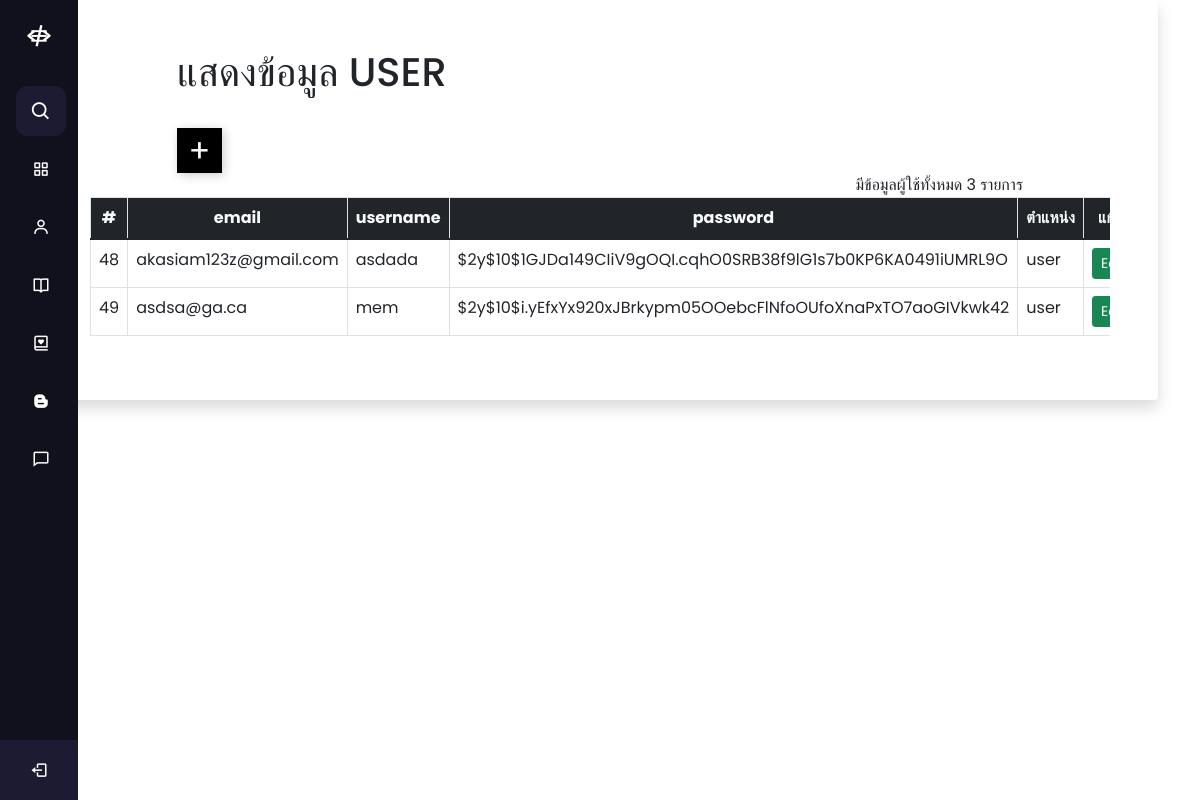
The page /Backend/backend/php/user.php on the database its author committed.
### tables this page shows
CREATE TABLE IF NOT EXISTS `life_user` (
  `id` int(10) NOT NULL AUTO_INCREMENT,
  `img` varchar(255) NOT NULL,
  `email` varchar(255) NOT NULL,
  `username` varchar(50) NOT NULL,
  `password` varchar(255) NOT NULL,
  `urole` varchar(255) NOT NULL,
  `dateset` timestamp NOT NULL DEFAULT current_timestamp(),
  PRIMARY KEY (`id`) USING BTREE
);

### Backend/backend/php/user.php (the view, shortened to what this page needs)
<?php
require_once("../php/config/connection.php")
?>
<!DOCTYPE html>
<html lang="en" dir="ltr">
  <head>
    <link rel="stylesheet" href="/Backend/backend/css/all_bbp.css" />
    <link href="https://cdn.jsdelivr.net/npm/bootstrap@5.1.3/dist/css/bootstrap.min.css" rel="stylesheet">
    <link href="https://unpkg.com/boxicons@2.0.7/css/boxicons.min.css" rel="stylesheet" />
  </head>
  <body>
    <div class="sidebar">
      <div class="logo-details">
        <i class='bx bx-code-alt'></i>
        <i class="bx bx-menu" id="btn"></i>
      </div>
      <ul class="nav-list">
        <li>
          <i class="bx bx-search"></i>
        </li>
        <li>
          <a href="/Backend/backend/index.php">
            <i class="bx bx-grid-alt"></i>
          </a>
        </li>
        <li>
          <a href="/Backend/backend/php/user.php">
            <i class="bx bx-user"></i>
          </a>
        </li>
        <li>
          <a href="/Backend/backend/php/book.php">
            <i class="bx bx-book-open"></i>
          </a>
        </li>
        <li>
          <a href="/Backend/backend/php/podcat.php">
            <i class="bx bx-book-heart"></i>
          </a>
        </li>
        <li>
          <a href="/Backend/backend/php/blog.php">
            <i class="bx bxl-blogger"></i>
          </a>
        </li>
        <li>
        <li>
          <a href="../php/comment/comment.php">
            <i class='bx bx-comment'></i>
          </a>
        </li>
        <li class="profile">
          <div class="profile-details">
            <div class="name_job">
              <div class="name">admin life lesson</div>
              <div class="job">Devloper</div>
            </div>
          </div>
          <a href="../php/page/life_out.php"><i class="bx bx-log-out" id="log_out"></i></a>
        </li>
      </ul>
    </div>
    <div class="flex-container">
        <div class="container">
            <div class="shadow rounded p-5 bg-body h-100">
                <div class="row justify-content-center">
                    <div class="col-lg-10">
                        <h1 class="pb-4"> แสดงข้อมูล USER </h1>
                        <a href="../php/create/create_user.php">
                        <button class="Btn" >
                            <div class="sign">+</div>
                          </button>
                        </a>
                          <?php
                         $sql = "SELECT COUNT(*) as id From life_user";
                         $query = $conn->prepare($sql);
                         $query->execute();
                         $fetch = $query->fetch();
                         ?>
                        <span class="float-end" >มีข้อมูลผู้ใช้ทั้งหมด <?= $fetch['id'] ?> รายการ </span>
                    </div>
                    <div class="col-lg-12">
                        <div class="table-responsive" >
                            <table class="table table-bordered">
                                <thead>
                                <tr class="text-center text-light bg-dark">
                                    <th>#</th>
                                    <th>email</th>
                                    <th>username</th>
                                    <th>password</th>
                                    <th>ตำแหน่ง</th>
                                    <th>แก้ไข</th>
                                </tr>
                                </thead>
                                <tbody>
                                <?php
                                $sql ="SELECT * FROM life_user";
                                $user = $conn->prepare($sql);
                                $user->execute();
                                ?>
                                <?PHP foreach($user as $userItem) : ?>
                                    <tr>
                                      <td><?= $userItem['id'] ?></td>
                                      <td><?= $userItem['email'] ?></td>
                                      <td><?= $userItem['username'] ?></td>
                                      <td><?= $userItem['password'] ?></td>
                                      <td><?= $userItem['urole'] ?></td>
                                      <td>
                                        <a href="../php/edit/form-user.php?id=<?=$userItem['id']?>" class="btn btn-success btn-sm">Edit</a>
                                      </td>
                                    </tr>
                                <?php endforeach; ?>
                                </tbody>
                            </table>
                        </div>
                    </div>
                </div>
            </div>
        </div>
    </div>
  </body>
</html>

### Backend/backend/css/all_bbp.css (style rules this page uses)
* { margin: 0; padding: 0; box-sizing: border-box; font-family: "Poppins" , sans-serif; }
.sidebar { position: fixed; left: 0; top: 0; height: 100%; width: 78px; background: #11101D; padding: 6px 14px; z-index: 99; transition: all 0.5s ease; }
.sidebar .logo-details { height: 60px; display: flex; align-items: center; position: relative; }
.sidebar .logo-details #btn { position: absolute; top: 50%; right: 0; transform: translateY(-50%); font-size: 22px; transition: all 0.4s ease; font-size: 23px; text-align: center; cursor: pointer; transition: all 0.5s ease; }
.sidebar i { color: #fff; height: 60px; min-width: 50px; font-size: 28px; text-align: center; line-height: 60px; }
.sidebar .nav-list { margin-top: 20px; height: 100%; margin-left: -30px; }
.sidebar li { position: relative; margin: 8px 0; list-style: none; }
.sidebar .bx-search { position: absolute; top: 50%; left: 0; transform: translateY(-50%); font-size: 22px; background: #1d1b31; color: #FFF; }
.sidebar li a { display: flex; height: 100%; width: 100%; border-radius: 12px; align-items: center; text-decoration: none; transition: all 0.4s ease; background: #11101D; }
.sidebar li i { height: 50px; line-height: 50px; font-size: 18px; border-radius: 12px; }
.sidebar li.profile { position: fixed; height: 60px; width: 78px; left: 0; bottom: -8px; padding: 10px 14px; background: #1d1b31; transition: all 0.5s ease; overflow: hidden; }
.sidebar li .profile-details { display: flex; align-items: center; flex-wrap: nowrap; }
.sidebar li.profile .name, .sidebar li.profile .job { font-size: 15px; font-weight: 400; color: #fff; white-space: nowrap; }
.sidebar li.profile .job { font-size: 12px; }
.sidebar .profile #log_out { position: absolute; top: 50%; right: 0; transform: translateY(-50%); background: #1d1b31; width: 100%; height: 60px; line-height: 60px; border-radius: 0px; transition: all 0.5s ease; }
.Btn { display: flex; align-items: center; justify-content: flex-start; width: 45px; height: 45px; border: none; border-radius: 0px; cursor: pointer; position: relative; overflow: hidden; transition-duration: .3s; box-shadow: 2px 2px 10px rgba(0, 0, 0, 0.199); background-color: black; }
.col-lg-10 a { text-decoration: none; list-style: none; }
.sign { width: 100%; font-size: 2em; color: white; transition-duration: .3s; display: flex; align-items: center; justify-content: center; }

### rows shown on the page
life_user: id "48", email "akasiam123z@gmail.com", username "asdada", password "$2y$10$1GJDa149CIiV9gOQI.cqhO0SRB38f9lG1s7b0KP6KA0491iUMRL9O", urole "user"
life_user: id "49", email "asdsa@ga.ca", username "mem", password "$2y$10$i.yEfxYx920xJBrkypm05OOebcFlNfoOUfoXnaPxTO7aoGIVkwk42", urole "user"

### other values the page prints
$fetch['id'] "3"
